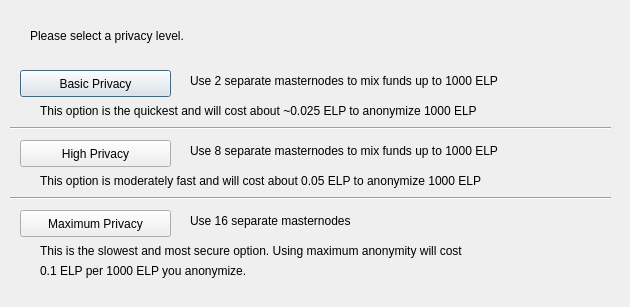
<?xml version="1.0" encoding="UTF-8"?>
<ui version="4.0">
 <class>DarksendConfig</class>
 <widget class="QDialog" name="DarksendConfig">
  <property name="geometry">
   <rect>
    <x>0</x>
    <y>0</y>
    <width>630</width>
    <height>307</height>
   </rect>
  </property>
  <property name="windowTitle">
   <string>Configure Darksend</string>
  </property>
  <widget class="QPushButton" name="buttonBasic">
   <property name="geometry">
    <rect>
     <x>20</x>
     <y>70</y>
     <width>151</width>
     <height>27</height>
    </rect>
   </property>
   <property name="text">
    <string>Basic Privacy</string>
   </property>
  </widget>
  <widget class="QPushButton" name="buttonHigh">
   <property name="geometry">
    <rect>
     <x>20</x>
     <y>140</y>
     <width>151</width>
     <height>27</height>
    </rect>
   </property>
   <property name="text">
    <string>High Privacy</string>
   </property>
  </widget>
  <widget class="QPushButton" name="buttonMax">
   <property name="geometry">
    <rect>
     <x>20</x>
     <y>210</y>
     <width>151</width>
     <height>27</height>
    </rect>
   </property>
   <property name="text">
    <string>Maximum Privacy</string>
   </property>
  </widget>
  <widget class="QLabel" name="label">
   <property name="geometry">
    <rect>
     <x>30</x>
     <y>20</y>
     <width>571</width>
     <height>31</height>
    </rect>
   </property>
   <property name="text">
    <string>Please select a privacy level.</string>
   </property>
  </widget>
  <widget class="QLabel" name="label_2">
   <property name="geometry">
    <rect>
     <x>190</x>
     <y>70</y>
     <width>421</width>
     <height>21</height>
    </rect>
   </property>
   <property name="text">
    <string>Use 2 separate masternodes to mix funds up to 1000 ELP</string>
   </property>
  </widget>
  <widget class="QLabel" name="label_3">
   <property name="geometry">
    <rect>
     <x>190</x>
     <y>140</y>
     <width>411</width>
     <height>21</height>
    </rect>
   </property>
   <property name="text">
    <string>Use 8 separate masternodes to mix funds up to 1000 ELP</string>
   </property>
  </widget>
  <widget class="QLabel" name="label_4">
   <property name="geometry">
    <rect>
     <x>190</x>
     <y>210</y>
     <width>421</width>
     <height>21</height>
    </rect>
   </property>
   <property name="text">
    <string>Use 16 separate masternodes</string>
   </property>
  </widget>
  <widget class="QLabel" name="label_6">
   <property name="geometry">
    <rect>
     <x>40</x>
     <y>100</y>
     <width>561</width>
     <height>21</height>
    </rect>
   </property>
   <property name="text">
    <string>This option is the quickest and will cost about ~0.025 ELP to anonymize 1000 ELP</string>
   </property>
  </widget>
  <widget class="QLabel" name="label_7">
   <property name="geometry">
    <rect>
     <x>40</x>
     <y>170</y>
     <width>561</width>
     <height>21</height>
    </rect>
   </property>
   <property name="text">
    <string>This option is moderately fast and will cost about 0.05 ELP to anonymize 1000 ELP</string>
   </property>
  </widget>
  <widget class="QLabel" name="label_8">
   <property name="geometry">
    <rect>
     <x>40</x>
     <y>240</y>
     <width>561</width>
     <height>21</height>
    </rect>
   </property>
   <property name="text">
    <string>This is the slowest and most secure option. Using maximum anonymity will cost</string>
   </property>
  </widget>
  <widget class="QLabel" name="label_9">
   <property name="geometry">
    <rect>
     <x>40</x>
     <y>260</y>
     <width>561</width>
     <height>21</height>
    </rect>
   </property>
   <property name="text">
    <string>0.1 ELP per 1000 ELP you anonymize.</string>
   </property>
  </widget>
  <widget class="Line" name="line">
   <property name="geometry">
    <rect>
     <x>10</x>
     <y>120</y>
     <width>601</width>
     <height>16</height>
    </rect>
   </property>
   <property name="orientation">
    <enum>Qt::Horizontal</enum>
   </property>
  </widget>
  <widget class="Line" name="line_2">
   <property name="geometry">
    <rect>
     <x>10</x>
     <y>190</y>
     <width>601</width>
     <height>16</height>
    </rect>
   </property>
   <property name="orientation">
    <enum>Qt::Horizontal</enum>
   </property>
  </widget>
 </widget>
 <resources/>
 <connections/>
</ui>
